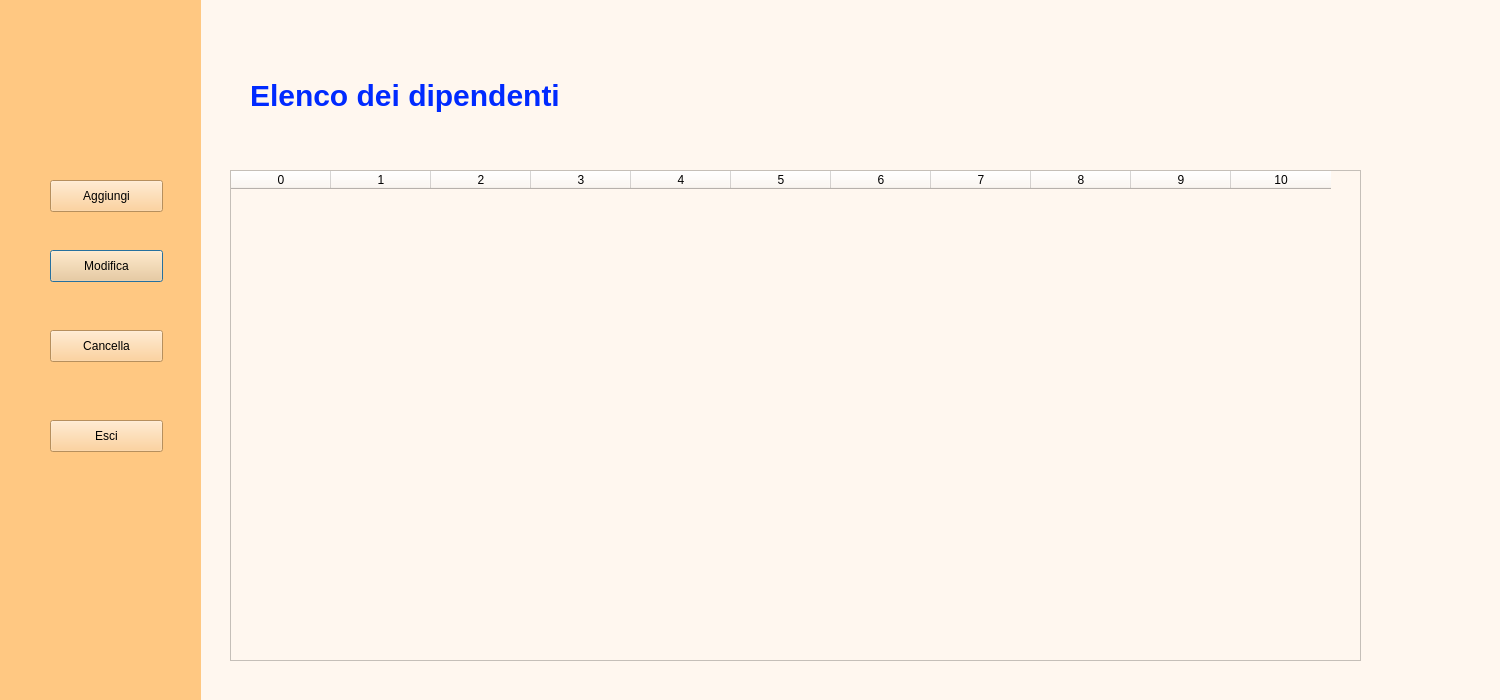
<?xml version="1.0" encoding="UTF-8"?>
<ui version="4.0">
 <class>Dialog</class>
 <widget class="QDialog" name="Dialog">
  <property name="geometry">
   <rect>
    <x>0</x>
    <y>0</y>
    <width>1500</width>
    <height>700</height>
   </rect>
  </property>
  <property name="windowTitle">
   <string>Dialog</string>
  </property>
  <property name="styleSheet">
   <string notr="true">
background-color: rgb(238, 238, 238);
background-color: rgb(255, 247, 239);</string>
  </property>
  <widget class="QWidget" name="widget" native="true">
   <property name="geometry">
    <rect>
     <x>0</x>
     <y>0</y>
     <width>201</width>
     <height>851</height>
    </rect>
   </property>
   <property name="styleSheet">
    <string notr="true">background-color: rgb(255, 200, 130);</string>
   </property>
   <widget class="QPushButton" name="btnModifica">
    <property name="geometry">
     <rect>
      <x>50</x>
      <y>250</y>
      <width>113</width>
      <height>32</height>
     </rect>
    </property>
    <property name="text">
     <string>Modifica</string>
    </property>
   </widget>
   <widget class="QPushButton" name="btnCancella">
    <property name="geometry">
     <rect>
      <x>50</x>
      <y>330</y>
      <width>113</width>
      <height>32</height>
     </rect>
    </property>
    <property name="text">
     <string>Cancella</string>
    </property>
   </widget>
   <widget class="QPushButton" name="btnEsci">
    <property name="geometry">
     <rect>
      <x>50</x>
      <y>420</y>
      <width>113</width>
      <height>32</height>
     </rect>
    </property>
    <property name="text">
     <string>Esci</string>
    </property>
   </widget>
   <widget class="QPushButton" name="btnAggiungi">
    <property name="geometry">
     <rect>
      <x>50</x>
      <y>180</y>
      <width>113</width>
      <height>32</height>
     </rect>
    </property>
    <property name="text">
     <string>Aggiungi</string>
    </property>
   </widget>
  </widget>
  <widget class="QLabel" name="label">
   <property name="geometry">
    <rect>
     <x>250</x>
     <y>50</y>
     <width>311</width>
     <height>91</height>
    </rect>
   </property>
   <property name="styleSheet">
    <string notr="true">font-size: 30px;
font: bold;
color: rgb(0, 42, 255);
background-color: transparent;</string>
   </property>
   <property name="text">
    <string>Elenco dei dipendenti</string>
   </property>
  </widget>
  <widget class="QTableWidget" name="tableWidget">
   <property name="geometry">
    <rect>
     <x>230</x>
     <y>170</y>
     <width>1131</width>
     <height>491</height>
    </rect>
   </property>
   <column>
    <property name="text">
     <string>0</string>
    </property>
   </column>
   <column>
    <property name="text">
     <string>1</string>
    </property>
   </column>
   <column>
    <property name="text">
     <string>2</string>
    </property>
   </column>
   <column>
    <property name="text">
     <string>3</string>
    </property>
   </column>
   <column>
    <property name="text">
     <string>4</string>
    </property>
   </column>
   <column>
    <property name="text">
     <string>5</string>
    </property>
   </column>
   <column>
    <property name="text">
     <string>6</string>
    </property>
   </column>
   <column>
    <property name="text">
     <string>7</string>
    </property>
   </column>
   <column>
    <property name="text">
     <string>8</string>
    </property>
   </column>
   <column>
    <property name="text">
     <string>9</string>
    </property>
   </column>
   <column>
    <property name="text">
     <string>10</string>
    </property>
   </column>
  </widget>
 </widget>
 <resources/>
 <connections/>
</ui>
